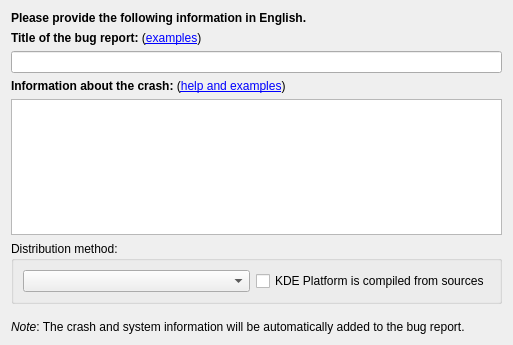
<?xml version="1.0" encoding="UTF-8"?>
<ui version="4.0">
 <class>AssistantPageBugzillaInformation</class>
 <widget class="QWidget" name="AssistantPageBugzillaInformation">
  <property name="geometry">
   <rect>
    <x>0</x>
    <y>0</y>
    <width>513</width>
    <height>345</height>
   </rect>
  </property>
  <layout class="QVBoxLayout" name="verticalLayout">
   <item>
    <widget class="QLabel" name="m_explanationLabel">
     <property name="text">
      <string comment="@info">&lt;strong&gt;Please provide the following information in English.&lt;/strong&gt;</string>
     </property>
     <property name="wordWrap">
      <bool>true</bool>
     </property>
    </widget>
   </item>
   <item>
    <widget class="QLabel" name="m_titleLabel">
     <property name="text">
      <string comment="@label:textbox">&lt;strong&gt;Title of the bug report:&lt;/strong&gt; (&lt;a href=&quot;#&quot;&gt;examples&lt;/a&gt;)</string>
     </property>
    </widget>
   </item>
   <item>
    <widget class="KLineEdit" name="m_titleEdit"/>
   </item>
   <item>
    <layout class="QHBoxLayout" name="horizontalLayout_2">
     <item>
      <widget class="QLabel" name="m_detailsLabel">
       <property name="text">
        <string comment="@label:textbox">&lt;strong&gt;Information about the crash:&lt;/strong&gt; (&lt;a href=&quot;#&quot;&gt;help and examples&lt;/a&gt;)</string>
       </property>
      </widget>
     </item>
    </layout>
   </item>
   <item>
    <widget class="QTextEdit" name="m_detailsEdit">
     <property name="acceptRichText">
      <bool>false</bool>
     </property>
    </widget>
   </item>
   <item>
    <widget class="QGroupBox" name="m_distributionGroupBox">
     <property name="title">
      <string comment="@title:group">Distribution method:</string>
     </property>
     <layout class="QVBoxLayout" name="verticalLayout_2">
      <item>
       <layout class="QHBoxLayout" name="horizontalLayout">
        <item>
         <widget class="KComboBox" name="m_distroChooserCombo"/>
        </item>
        <item>
         <widget class="QCheckBox" name="m_compiledSourcesCheckBox">
          <property name="text">
           <string comment="@option:check">KDE Platform is compiled from sources</string>
          </property>
         </widget>
        </item>
       </layout>
      </item>
     </layout>
    </widget>
   </item>
   <item>
    <spacer name="verticalSpacer">
     <property name="orientation">
      <enum>Qt::Vertical</enum>
     </property>
     <property name="sizeType">
      <enum>QSizePolicy::Fixed</enum>
     </property>
     <property name="sizeHint" stdset="0">
      <size>
       <width>20</width>
       <height>10</height>
      </size>
     </property>
    </spacer>
   </item>
   <item>
    <widget class="QLabel" name="m_crashInfoLabel">
     <property name="text">
      <string comment="@info">&lt;i&gt;Note&lt;/i&gt;: The crash and system information will be automatically added to the bug report.</string>
     </property>
     <property name="wordWrap">
      <bool>true</bool>
     </property>
    </widget>
   </item>
  </layout>
 </widget>
 <customwidgets>
  <customwidget>
   <class>KComboBox</class>
   <extends>QComboBox</extends>
   <header>kcombobox.h</header>
  </customwidget>
  <customwidget>
   <class>KLineEdit</class>
   <extends>QLineEdit</extends>
   <header>klineedit.h</header>
  </customwidget>
 </customwidgets>
 <resources/>
 <connections/>
</ui>
